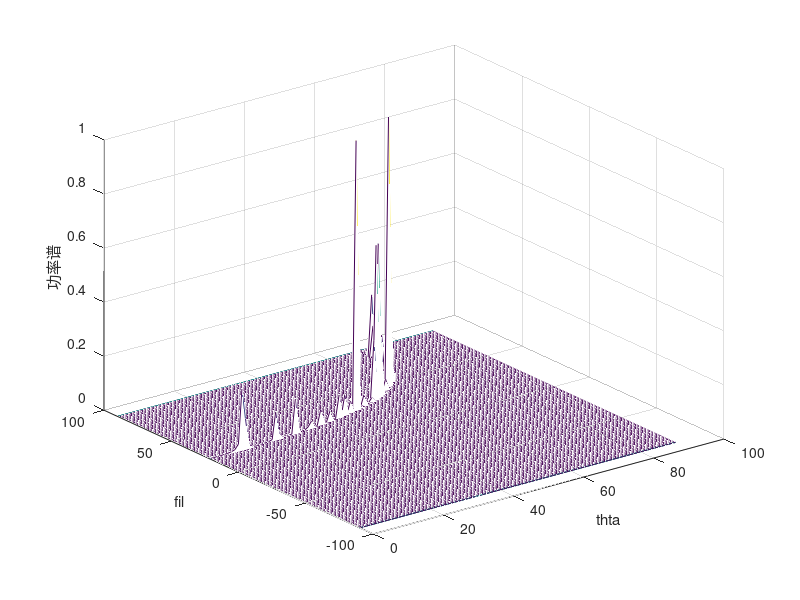

Here is the MATLAB script that generated this plot:
clc;
clear;
close all;
warning off;
addpath(genpath(pwd));
rng('default')


NUM_signal = 1;                             % 信号个数
NUM_zy     = 3;                             % 阵元个数
samples    = 1000;                          % 采集信号的数量
theta      = [[45,60]];                     % 多目标信号的来波方向,夹角方向为以x轴夹角为第一夹角，以水平面的夹角为第二夹角
theta_pi   = theta.*pi/180;                 % 将角度转换为弧度制   
fil        = 1;                             % 与x轴夹角    
thta       = 2;                             % 与水平面夹角 
A          = zeros(NUM_zy,NUM_signal);      % 目标方向的导向矢量，用于模拟真实信号
cos_thetam     = zeros(1,NUM_signal);       % 角度转换器
SNR        = 10;                            % 信号信噪比 

for m=1:NUM_signal
    cos_thetam(m) = sin(theta_pi(m,fil))*cos(theta_pi(m,thta));                                % 求解方向矢量与x轴方向的cos值 
    A(:,m) = exp(j*pi*cos_thetam(m)*(0:NUM_zy-1));             % 其中一个有效信号的导向矢量
end 

Sn = randn(NUM_signal,samples)+j*randn(NUM_signal,samples);     % 模拟真实信号中的有效信号
Vn = randn(NUM_zy,samples)+j*randn(NUM_zy,samples);             % 模拟真是信号中的噪声信号
xt = A*Sn+Vn/1000;                                              % xt就是实际接收到的信号数据
Rjn = (xt*xt')/samples;                                         % 计算自身信号的自相关系数

fil_angle   =  -90:1:90;
theta_angle =  0:1:90;

A_Direction = zeros(NUM_zy,1);
% beam_power = zeros(length(fil_angle),length(theta_angle));
for ii = 1:length(fil_angle)
   for jj = 1:length(theta_angle)
       Cos_Theta_Direction = sind(fil_angle(ii))*cosd(theta_angle(jj));
       for kk = 1:NUM_zy
       A_Direction(kk) = exp(j*pi*Cos_Theta_Direction*(kk-1));
       end
%        beam_power(ii,jj) = A_Direction'*;
%        beam_power(ii,jj) = A_Direction'*Rjn*A_Direction;
       beam_power(ii,jj) = 1/norm(A_Direction'*inv(Rjn)*A_Direction);
%        beam_power(ii,jj) = norm(A_Direction'*xt)/norm(Sn);
   end
end

beam_power=abs(beam_power);
max_value = max(beam_power(:));
beam_power = beam_power/max_value;
% beam_power = 20*log10(beam_power);
[r, c] = find(beam_power == max(beam_power(:)));
% 
[X, Y] = meshgrid(theta_angle,fil_angle);
% 绘制三维图形
waterfall(X, Y,beam_power);          % 画出立体网状图
ylabel('fil');
xlabel('thta');
zlabel('功率谱');
% plot3(fil_angle,theta_angle,beam_power,'o');

